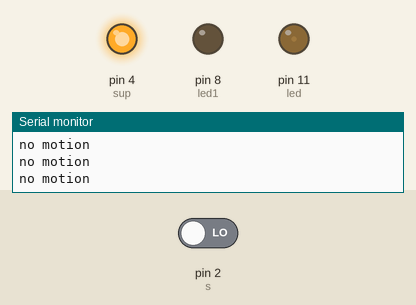
Simulated run of this sketch. Board: Arduino Uno, built with avr-gcc and run on an emulated ATmega328P. Parts: output pins drawn as LEDs (lit = HIGH), the last lines printed to the serial monitor. The inputs (shaded band) are chosen by the test bench; at power-on: pin 2 (s) LOW.

Above: at 1.2 s.
1.3 s: pin 2 (s) driven HIGH
At 2.5 s:
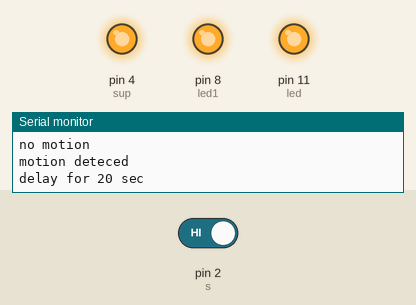
Timing chart, 0 to 4.3 s (numbered marks = the images above; inputs shaded):
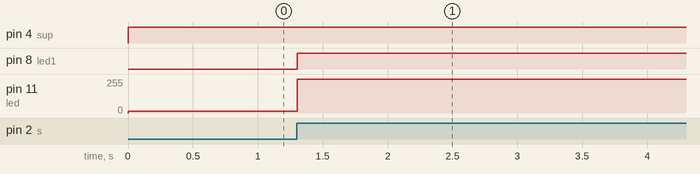

Measured:
- after the input at 1.3 s, pin 8 (led1): LOW → HIGH at once; pin 11 (led): 15/255 → 255/255 at once

The sketch:

min.ino
```cpp
int s=2 ;
int led =11 ;
int led1=8 ;
int sup = 4 ;
void setup() {
  // put your setup code here, to run once:
  Serial.begin(9600);
  pinMode(led,OUTPUT);
  pinMode(s,INPUT);
  pinMode(led1,OUTPUT);
  pinMode(sup,OUTPUT);
}

void loop() {
  // put your main code here, to run repeatedly:
  digitalWrite(sup,HIGH) ;
   int d=digitalRead(s);
    // Serial.println(d);
   if(d==1)
   {
    analogWrite(led,255);
    digitalWrite(led1,HIGH);
    Serial.println("motion deteced");
    Serial.println("delay for 20 sec");
    delay(11000);
   }
   else
   {
    analogWrite(led,15);
    digitalWrite(led1,LOW);
    Serial.println("no motion");
   }
}
```
